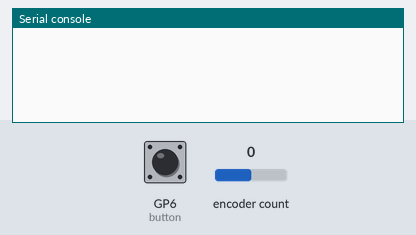
The program below on a simulated Raspberry Pi Pico running CircuitPython. Parts: the last lines printed to the serial console. The test bench sets the inputs (shaded band); at power-on: encoder count 0, GP6 (button) HIGH. USB keyboard and mouse output is not drawn.

Above: at 1.2 s.
1.3 s: encoder count set to 1
At 2.0 s:
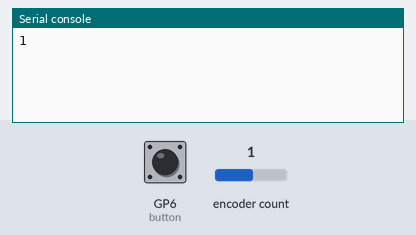
2.8 s: GP6 (button) pulled LOW for 0.15 s
At 3.9 s:
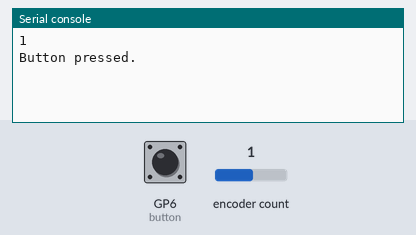
4.4 s: encoder count set to 2
At 5.6 s:
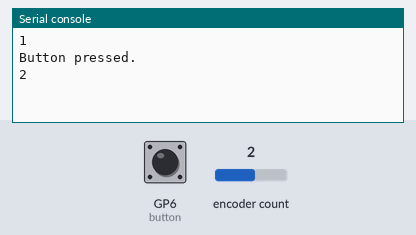

Measured:
- after the input at 1.3 s, the serial console: prints a new line at once (image 1)
- after the input at 2.8 s, the serial console: prints a new line after 0.15 s (image 2)
- after the input at 4.4 s, the serial console: prints a new line at once (image 3)

The program:

code.py
```python
# based on https://github.com/adafruit/Adafruit_Learning_System_Guides/blob/master/Rotary_Encoder/rotary_encoder_volume.py
import rotaryio
import board
import digitalio
import usb_hid
from adafruit_hid.consumer_control import ConsumerControl
from adafruit_hid.consumer_control_code import ConsumerControlCode

# Update to match GP where "SW" from encoder is connected
button = digitalio.DigitalInOut(board.GP6)
button.direction = digitalio.Direction.INPUT
button.pull = digitalio.Pull.UP

# Update to match GP where "DT" is fisrt and "CLK" is second
encoder = rotaryio.IncrementalEncoder(board.GP0, board.GP1)

cc = ConsumerControl(usb_hid.devices)

button_state = None
last_position = encoder.position

while True:
    current_position = encoder.position
    position_change = current_position - last_position
    if position_change > 0:
        for _ in range(position_change):
            cc.send(ConsumerControlCode.VOLUME_INCREMENT)
        print(current_position)
    elif position_change < 0:
        for _ in range(-position_change):
            cc.send(ConsumerControlCode.VOLUME_DECREMENT)
        print(current_position)
    last_position = current_position
    if not button.value and button_state is None:
        button_state = "pressed"
    if button.value and button_state == "pressed":
        print("Button pressed.")
        cc.send(ConsumerControlCode.PLAY_PAUSE)
        button_state = None
```
